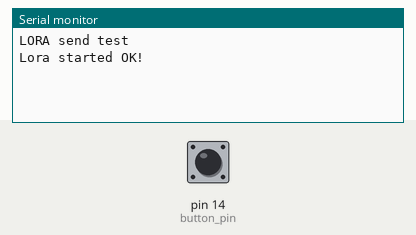
Bench run of a sketch on a simulated Arduino Mega 2560, built with avr-gcc and run on an emulated ATmega2560. Shown: the last lines printed to the serial monitor. The inputs (shaded band) are chosen by the test bench; at power-on: pin 14 (button_pin) HIGH. No radio packets arrive unless stated.

Above: at 1.2 s.
1.3 s: pin 14 (button_pin) pulled LOW for 0.15 s
At 2.4 s:
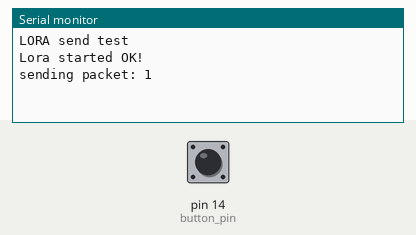
2.9 s: pin 14 (button_pin) pulled LOW for 1 s
At 3.8 s:
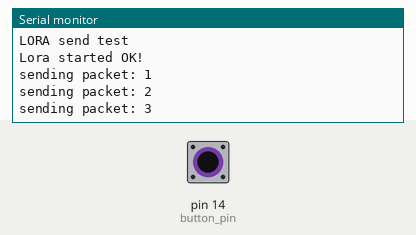
5.4 s: pin 14 (button_pin) pulled LOW for 0.15 s
At 6.8 s:
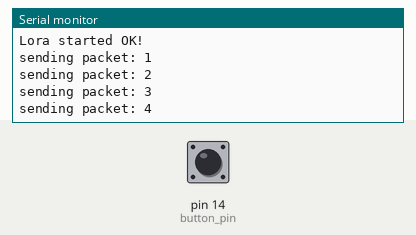
Timing chart, 0 to 8.4 s (numbered marks = the images above; inputs shaded):
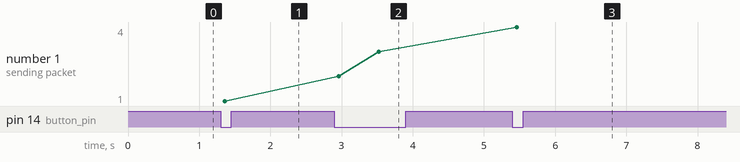

Measured:
- after the input at 1.3 s, the serial monitor: prints a new line after 0.06 s (image 1)
- after the input at 2.9 s, the serial monitor: prints a new line after 0.06 s (image 2)
- after the input at 5.4 s, the serial monitor: prints a new line after 0.06 s (image 3)
- plotted number 1: 1 → 3 after the input at 2.9 s, 3 → 4 after the input at 5.4 s

The sketch:

button-led-send.ino
```cpp
  #include <LoRa.h>
#include <SPI.h>

const int cs_pin = 4;
const int reset_pin = 2;
const int irq_pin = 22; // DIO0 on HOPE RF LORA MODULE

// message counter
byte message_count = 0;

// push button variables
int button_pin = 14;
int send_button_state;

void setup() {
   Serial.begin(115200);

   pinMode(button_pin, INPUT);

   LoRa.setPins(cs_pin, reset_pin, irq_pin);
   Serial.println("LORA send test");

   if(!LoRa.begin(868E6)) {
    Serial.println("Lora failed to start");
   } else {
    Serial.println("Lora started OK!");
   }

}

void loop() {

  // read button
  send_button_state = digitalRead(button_pin);

  if(send_button_state == LOW) {
    // send packet
    LoRa.beginPacket();
    LoRa.print("button pressed");
    LoRa.endPacket();
    message_count++;
    Serial.print("sending packet: ");
    Serial.println(message_count);
    delay(500);

  }

}
```
